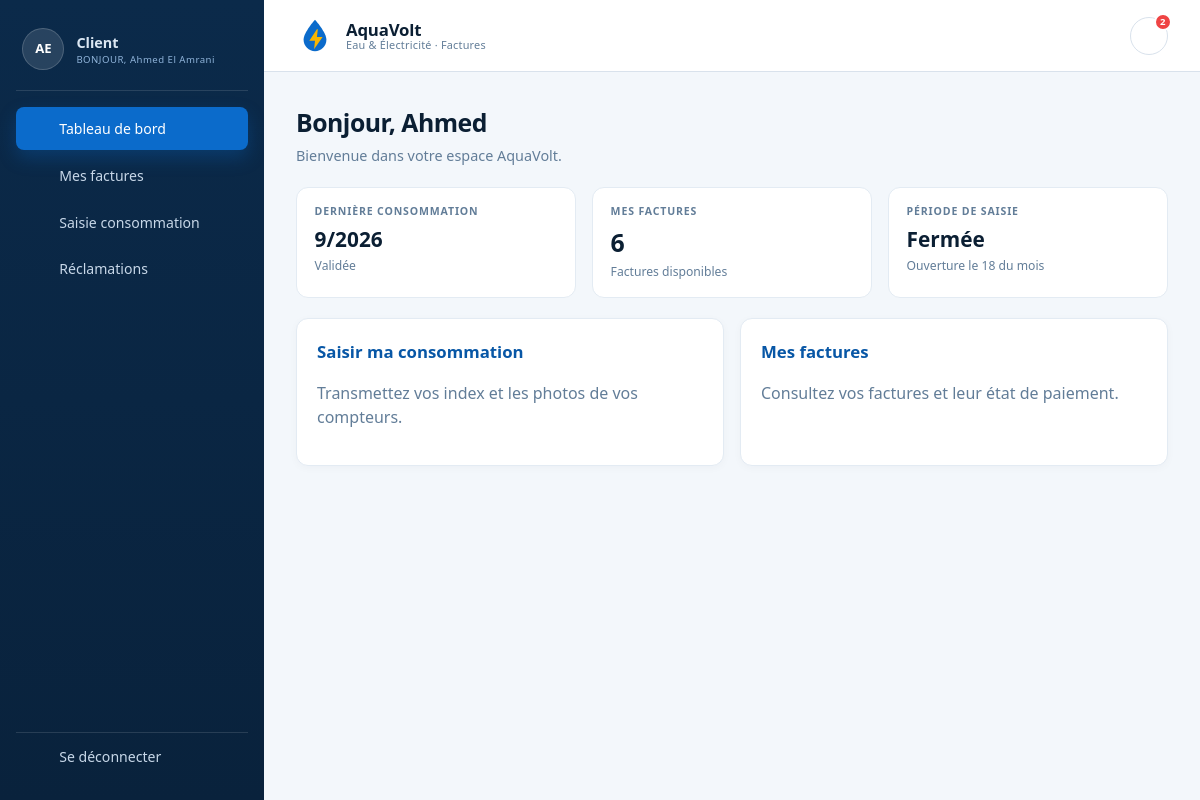
Screenshot of / (signed in) with the database file from the repository.
### tables this page shows
CREATE TABLE consommation (
  id_conso INT UNSIGNED NOT NULL AUTO_INCREMENT,
  id_client INT UNSIGNED NOT NULL,
  id_contrat INT UNSIGNED NOT NULL,
  periode_mois TINYINT UNSIGNED NOT NULL,
  periode_annee SMALLINT UNSIGNED NOT NULL,
  index_eau DECIMAL(12,2) NOT NULL,
  index_elec DECIMAL(12,2) NOT NULL,
  date_saisie DATETIME NOT NULL DEFAULT CURRENT_TIMESTAMP,
  statut ENUM('EN_ATTENTE','ANOMALIE','VALIDEE','FACTUREE') NOT NULL DEFAULT 'EN_ATTENTE',
  PRIMARY KEY (id_conso),
  UNIQUE KEY uk_conso_contrat_periode (id_contrat, periode_mois, periode_annee),
  KEY idx_conso_client (id_client),
  KEY idx_conso_contrat (id_contrat),
  CONSTRAINT fk_conso_client
    FOREIGN KEY (id_client) REFERENCES client (id_client)
    ON UPDATE CASCADE ON DELETE RESTRICT,
  CONSTRAINT fk_conso_contrat
    FOREIGN KEY (id_contrat) REFERENCES contrat (id_contrat)
    ON UPDATE CASCADE ON DELETE RESTRICT,
  CONSTRAINT chk_conso_mois CHECK (periode_mois BETWEEN 1 AND 12),
  CONSTRAINT chk_conso_index CHECK (index_eau >= 0 AND index_elec >= 0)
);

### Traitement/Home.php (called while the page is built, shortened)
<?php
require_once __DIR__ . '/../BD/Connexion.php';
function home_index(): void
{
    require ROOT . 'IHM/home.php';
}

### index.php (called while the page is built, shortened)
<?php
require_once ROOT . 'config/app.php';
require_once ROOT . 'BD/Connexion.php';
$url = trim((string) ($_GET['url'] ?? ''), '/');
$segments = $url === '' ? [] : explode('/', $url);
$controller = ucfirst(strtolower($segments[0] ?? 'Home'));
$action = strtolower($segments[1] ?? 'index');
$id = $segments[2] ?? null;
$function = strtolower($controller) . '_' . $action;
$function($id);

### BD/Connexion.php (called while the page is built, shortened)
<?php
function db(): mysqli
{
    static $link = null;
    if ($link instanceof mysqli) {
        return $link;
    }
    $config = require ROOT . 'config/database.php';
    $link = mysqli_connect(
        $config['host'],
        $config['user'],
        $config['pass'],
        $config['dbname'],
        (int) $config['port']
    );
    mysqli_set_charset($link, $config['charset'] ?? 'utf8mb4');
    return $link;
}

### IHM/home.php (the view, shortened to what this page needs)
<?php
require ROOT . 'IHM/layout/header.php';
$role = $_SESSION['role'] ?? null;
$prenom = trim((string) ($_SESSION['prenom'] ?? ''));
$derniereConso = null;
$nbFactures = 0;
if ($role === 'client') {
    $idClient = (int) ($_SESSION['id_client'] ?? 0);
    $stmt = mysqli_prepare(
        db(),
        'SELECT periode_mois, periode_annee, statut, index_eau, index_elec
         FROM consommation
         WHERE id_client = ?
         ORDER BY periode_annee DESC, periode_mois DESC
         LIMIT 1'
    );
    mysqli_stmt_bind_param($stmt, 'i', $idClient);
    mysqli_stmt_execute($stmt);
    $resultat = mysqli_stmt_get_result($stmt);
    $derniereConso = mysqli_fetch_assoc($resultat) ?: null;
    $stmt = mysqli_prepare(db(), 'SELECT COUNT(*) FROM facture WHERE id_client = ?');
    mysqli_stmt_bind_param($stmt, 'i', $idClient);
    mysqli_stmt_execute($stmt);
    $resultat = mysqli_stmt_get_result($stmt);
    $ligne = mysqli_fetch_row($resultat);
    $nbFactures = (int) ($ligne[0] ?? 0);
}
$aujourdhui = new DateTimeImmutable('today');
$periodeOuverte = (int) $aujourdhui->format('j') >= 18;
$finMois = $aujourdhui->modify('last day of this month');
$joursRestants = max(0, (int) $aujourdhui->diff($finMois)->days);
?>
<?php if ($role === null): ?>
    <section class="hero">
        <p class="eyebrow" style="text-align: left; color: #9cc9ff;">AQUAVOLT</p>
        <h1>Vos factures d’eau et d’électricité, simplement.</h1>
        <p>
            Suivez vos consommations, saisissez vos index et consultez vos factures
            depuis un seul espace sécurisé.
        </p>
        <p style="margin-top: 1.4rem;">
            <a class="btn" href="<?= e(url('Auth/login')) ?>" style="background: #fff; color: #0b2a4a;">
                Se connecter
            </a>
        </p>
    </section>
    <div class="grid">
        <div class="card">
            <h2>Suivi des consommations</h2>
            <p class="muted">Saisissez vos index d’eau et d’électricité chaque mois.</p>
        </div>
        <div class="card">
            <h2>Factures claires</h2>
            <p class="muted">Consultez le détail de vos factures et vos montants.</p>
        </div>
        <div class="card">
            <h2>Anomalies détectées</h2>
            <p class="muted">Un contrôle automatique vérifie la cohérence de vos relevés.</p>
        </div>
    </div>
<?php elseif ($role === 'client'): ?>
    <div class="page-head">
        <div>
            <h1>Bonjour, <?= e($prenom !== '' ? $prenom : 'Client') ?></h1>
            <p>Bienvenue dans votre espace AquaVolt.</p>
        </div>
    </div>
    <div class="stats">
        <div class="stat-card">
            <div class="stat-label">Dernière consommation</div>
            <div class="stat-value" style="font-size: 1.3rem;">
                <?php if ($derniereConso !== null): ?>
                    <?= (int) $derniereConso['periode_mois'] ?>/<?= (int) $derniereConso['periode_annee'] ?>
                <?php else: ?>
                    Aucune
                <?php endif; ?>
            </div>
            <div class="stat-note">
                <?= $derniereConso !== null ? e(statut_label($derniereConso['statut'])) : 'Aucun relevé enregistré' ?>
            </div>
        </div>
        <div class="stat-card">
            <div class="stat-label">Mes factures</div>
            <div class="stat-value"><?= $nbFactures ?></div>
            <div class="stat-note">Facture<?= $nbFactures > 1 ? 's' : '' ?> disponible<?= $nbFactures > 1 ? 's' : '' ?></div>
        </div>
        <div class="stat-card">
            <div class="stat-label">Période de saisie</div>
            <div class="stat-value" style="font-size: 1.3rem;">
                <?= $periodeOuverte ? 'Ouverte' : 'Fermée' ?>
            </div>
            <div class="stat-note">
                <?= $periodeOuverte
                    ? 'Il vous reste ' . $joursRestants . ' jour' . ($joursRestants > 1 ? 's' : '')
                    : 'Ouverture le 18 du mois' ?>
            </div>
        </div>
    </div>
    <div class="grid">
        <a class="card link-card" href="<?= e(url('Consommation/add')) ?>">
            <h2>Saisir ma consommation</h2>
            <p class="muted">Transmettez vos index et les photos de vos compteurs.</p>
        </a>
        <a class="card link-card" href="<?= e(url('Facture/all')) ?>">
            <h2>Mes factures</h2>
            <p class="muted">Consultez vos factures et leur état de paiement.</p>
        </a>
    </div>
<?php endif; ?>
<?php require ROOT . 'IHM/layout/footer.php'; ?>

### assets/css/style.css (style rules this page uses)
:root { --navy: #0b2a4a; --navy-2: #0e355c; --primary: #0b6bcb; --primary-dark: #0857a6; --primary-soft: #e8f2fd; --bg: #f3f7fb; --surface: #ffffff; --ink: #102a43; --muted: #627d98; --border: #d9e2ec; --success: #1f7a4d; --success-bg: #e8f6ee; --danger: #b42318; --danger-bg: #fdecea; --warning: #b54708; --warning-bg: #fff4e5; --yellow: #f7b500; --shadow: 0 10px 30px rgba(16, 42, 67, 0.08); --radius: 12px; }
* { box-sizing: border-box; }
html { -webkit-text-size-adjust: 100%; }
body { margin: 0; font-family: system-ui, -apple-system, "Segoe UI", Roboto, sans-serif; background: var(--bg); color: var(--ink); line-height: 1.5; }
a { color: var(--primary); }
.app-body { background: var(--bg); }
.page-head { display: flex; align-items: flex-start; justify-content: space-between; gap: 1rem; margin-bottom: 1.25rem; }
.page-head h1 { margin: 0 0 0.25rem; font-size: 1.55rem; letter-spacing: -0.02em; color: #0b1f33; }
.page-head p { margin: 0; color: var(--muted); font-size: 0.9rem; }
.card { background: var(--surface); border: 1px solid #e3ebf3; border-radius: var(--radius); padding: 1.25rem; margin-bottom: 1rem; box-shadow: 0 2px 8px rgba(16, 42, 67, 0.03); }
.card h1, .card h2, .card h3 { color: #0b1f33; }
.muted { color: var(--muted); }
.grid { display: grid; grid-template-columns: repeat(auto-fit, minmax(220px, 1fr)); gap: 1rem; }
.stats { display: grid; grid-template-columns: repeat(3, minmax(0, 1fr)); gap: 1rem; margin-bottom: 1.25rem; }
.stat-card { background: #fff; border: 1px solid #e3ebf3; border-radius: 12px; padding: 1rem 1.1rem; }
.stat-label { font-size: 0.66rem; font-weight: 700; letter-spacing: 0.08em; text-transform: uppercase; color: var(--muted); }
.stat-value { margin-top: 0.25rem; font-size: 1.55rem; font-weight: 700; color: #0b1f33; }
.stat-note { margin-top: 0.15rem; font-size: 0.76rem; color: var(--muted); }
.link-card { display: block; color: inherit; text-decoration: none; transition: border-color 0.2s, transform 0.2s; }
.link-card h2 { margin-top: 0; color: var(--primary-dark); font-size: 1.05rem; }

### rows the page displays
consommation: periode_mois "9", periode_annee "2026", statut "Validée"

### other values shown
$initiales "AE"
role_label($role) "Client"
$nomComplet !== '' ? $nomComplet : 'Utilisateur' "Ahmed El Amrani"
APP_NAME "AquaVolt"
APP_TAGLINE "Eau & Électricité · Factures"
$notificationsNonLues "2"
$prenom !== '' ? $prenom : 'Client' "Ahmed"
$nbFactures "6"
